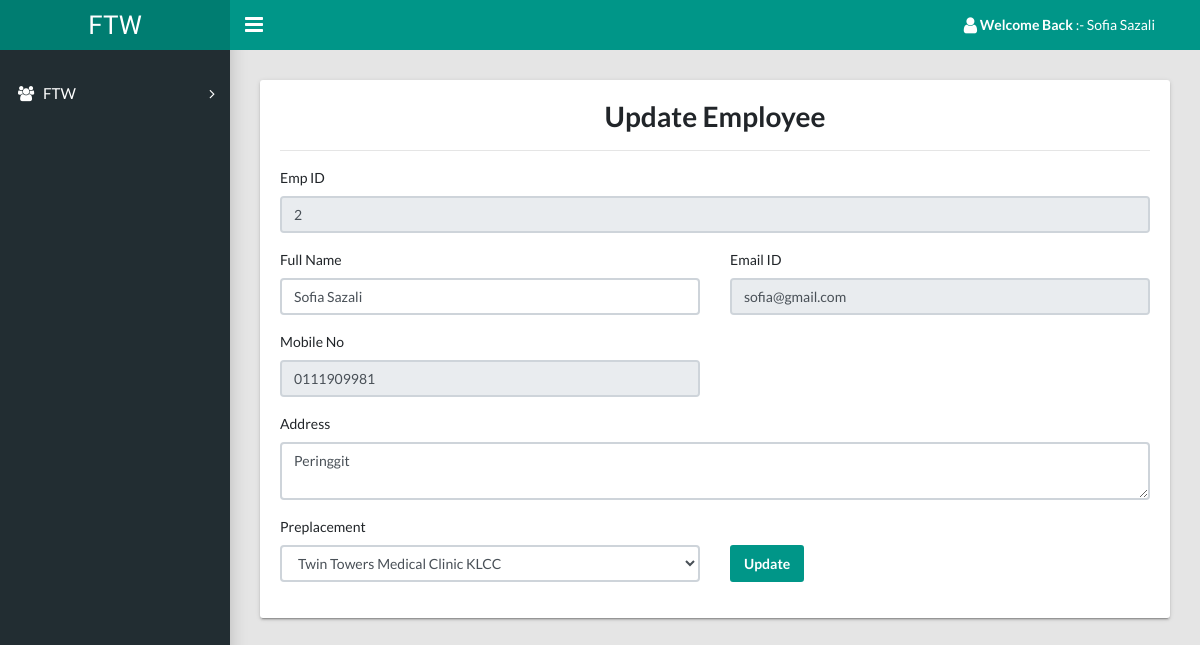
Page /FTW/emp/Profile/my-profile.php (signed in) on the committed database.
### tables this page shows
CREATE TABLE `tbluser` (
  `id` int(11) NOT NULL,
  `name` varchar(45) DEFAULT NULL,
  `email` varchar(45) DEFAULT NULL,
  `mobile` varchar(45) DEFAULT NULL,
  `address` varchar(200) DEFAULT NULL,
  `password` varchar(450) DEFAULT NULL,
  `create_date` timestamp NULL DEFAULT current_timestamp(),
  `placeid` int(11) DEFAULT NULL
);

### FTW/emp/Profile/my-profile.php (the view, shortened to what this page needs)
<?php
require_once('../include/config.php');
if(strlen($_SESSION["id"]) == 0) {
    header('location:../index.php');
} else {
    $empid = $_SESSION['id'];
}
?>
<!DOCTYPE html>
<html lang="en">
  <head>
    <link rel="stylesheet" type="text/css" href="../../css/main.css">
    <link rel="stylesheet" type="text/css" href="https://maxcdn.bootstrapcdn.com/font-awesome/4.7.0/css/font-awesome.min.css">
  </head>
  <body class="app sidebar-mini rtl">
    <?php include '../include/header.php'; ?>
    <?php include '../include/sidebar.php'; ?>
    <main class="app-content">
      <div class="row">
        <div class="col-md-12">
          <div class="tile">
            <h2 align="center">Update Employee</h2>
            <hr />
            <div class="tile-body">
              <?php
                  $sql = "SELECT u.id, u.name, u.email, u.mobile, u.address, u.placeid, p.preplacement
                          FROM tbluser u
                          LEFT JOIN tblpreplacement p ON u.placeid = p.id
                          WHERE u.id=:empid";
                  $query = $dbh->prepare($sql);
                  $query->bindParam(':empid', $empid, PDO::PARAM_STR);
                  $query->execute();
                  $results = $query->fetchAll(PDO::FETCH_OBJ);
                  if($query->rowCount() > 0) {
                      foreach($results as $result) {
              ?>
              <form class="row" method="post" enctype="multipart/form-data">
                  <div class="form-group col-md-12">
                      <label class="control-label">Emp ID</label>
                      <input class="form-control" name="EmpId" id="EmpId" type="text" placeholder="Employee ID" autocomplete="off" value="<?php echo $result->id;?>" readonly>
                  </div>
                  <div class="form-group col-md-6">
                      <label class="control-label">Full Name</label>
                      <input class="form-control" name="name" id="name" type="text" placeholder="Enter your Full Name" autocomplete="off" value="<?php echo $result->name;?>">
                  </div>
                  <div class="form-group col-md-6">
                      <label class="control-label">Email ID</label>
                      <input class="form-control" type="text" name="email" id="email" placeholder="Enter your Email" readonly autocomplete="off" value="<?php echo $result->email;?>">
                  </div>
                  <div class="form-group col-md-6">
                      <label class="control-label">Mobile No</label>
                      <input type="text" name="mobNumber" id="mobNumber" class="form-control" placeholder="Enter your Mobile No" maxlength="10" autocomplete="off" value="<?php echo $result->mobile;?>" readonly>
                  </div>
                  <div class="form-group col-md-12">
                      <label class="control-label">Address</label>
                      <textarea name="address" id="address" placeholder="Enter your Address" class="form-control" autocomplete="off"><?php echo $result->address;?></textarea>
                  </div>
                  <div class="form-group col-md-6">
                      <label class="control-label">Preplacement</label>
                      <select class="form-control" name="placeid" required>
                          <?php
                          $preplacements = $dbh->prepare("SELECT id, preplacement FROM tblpreplacement");
                          $preplacements->execute();
                          $placements = $preplacements->fetchAll(PDO::FETCH_OBJ);
                          foreach ($placements as $placement) {
                              $selected = $placement->id == $result->placeid ? 'selected' : '';
                              echo "<option value='" . $placement->id . "' " . $selected . ">" . $placement->preplacement . "</option>";
                          }
                          ?>
                      </select>
                  </div>
                  <div class="form-group col-md-4 align-self-end">
                      <input type="Submit" name="Submit" id="Submit" class="btn btn-primary" value="Update">
                  </div>
              </form>
              <?php } } ?>
            </div>
          </div>
        </div>
      </div>
    </main>
  </body>
</html>

### rows in the picture
tbluser: EmpId "2", name "Sofia Sazali", email "sofia@gmail.com", mobNumber "0111909981", address "Peringgit"

### other values in the picture
$name "Sofia Sazali"
form field placeid "Twin Towers Medical Clinic KLCC"
